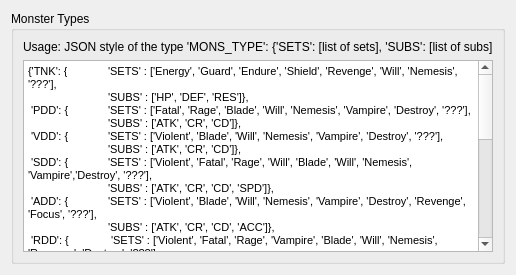
     <widget class="QWidget" name="tab_2">
      <attribute name="title">
       <string>Advanced</string>
      </attribute>
      <layout class="QGridLayout" name="gridLayout_5">
       <item row="0" column="0">
        <widget class="QGroupBox" name="groupBox">
         <property name="title">
          <string>Monster Types</string>
         </property>
         <layout class="QGridLayout" name="gridLayout">
          <item row="1" column="0">
           <widget class="QTextEdit" name="textEdit">
            <property name="html">
             <string>&lt;!DOCTYPE HTML PUBLIC &quot;-//W3C//DTD HTML 4.0//EN&quot; &quot;http://www.w3.org/TR/REC-html40/strict.dtd&quot;&gt;
&lt;html&gt;&lt;head&gt;&lt;meta name=&quot;qrichtext&quot; content=&quot;1&quot; /&gt;&lt;style type=&quot;text/css&quot;&gt;
p, li { white-space: pre-wrap; }
&lt;/style&gt;&lt;/head&gt;&lt;body style=&quot; font-family:'MS Shell Dlg 2'; font-size:8.25pt; font-weight:400; font-style:normal;&quot;&gt;
&lt;p style=&quot; margin-top:0px; margin-bottom:0px; margin-left:0px; margin-right:0px; -qt-block-indent:0; text-indent:0px;&quot;&gt;&lt;span style=&quot; background-color:#ffffff;&quot;&gt;{'TNK': {	'SETS' : ['Energy', 'Guard', 'Endure', 'Shield', 'Revenge', 'Will', 'Nemesis', '???'],&lt;/span&gt;&lt;/p&gt;
&lt;p style=&quot; margin-top:0px; margin-bottom:0px; margin-left:0px; margin-right:0px; -qt-block-indent:0; text-indent:0px;&quot;&gt;&lt;span style=&quot; background-color:#ffffff;&quot;&gt;	'SUBS' : ['HP', 'DEF', 'RES']},&lt;/span&gt;&lt;/p&gt;
&lt;p style=&quot; margin-top:0px; margin-bottom:0px; margin-left:0px; margin-right:0px; -qt-block-indent:0; text-indent:0px;&quot;&gt;&lt;span style=&quot; background-color:#ffffff;&quot;&gt; 'PDD': {    	'SETS' : ['Fatal', 'Rage', 'Blade', 'Will', 'Nemesis', 'Vampire', 'Destroy', '???'],&lt;/span&gt;&lt;/p&gt;
&lt;p style=&quot; margin-top:0px; margin-bottom:0px; margin-left:0px; margin-right:0px; -qt-block-indent:0; text-indent:0px;&quot;&gt;&lt;span style=&quot; background-color:#ffffff;&quot;&gt;	'SUBS' : ['ATK', 'CR', 'CD']},&lt;/span&gt;&lt;/p&gt;
&lt;p style=&quot; margin-top:0px; margin-bottom:0px; margin-left:0px; margin-right:0px; -qt-block-indent:0; text-indent:0px;&quot;&gt;&lt;span style=&quot; background-color:#ffffff;&quot;&gt; 'VDD': {    	'SETS' : ['Violent', 'Blade', 'Will', 'Nemesis', 'Vampire', 'Destroy', '???'],&lt;/span&gt;&lt;/p&gt;
&lt;p style=&quot; margin-top:0px; margin-bottom:0px; margin-left:0px; margin-right:0px; -qt-block-indent:0; text-indent:0px;&quot;&gt;&lt;span style=&quot; background-color:#ffffff;&quot;&gt; 	'SUBS' : ['ATK', 'CR', 'CD']},&lt;/span&gt;&lt;/p&gt;
&lt;p style=&quot; margin-top:0px; margin-bottom:0px; margin-left:0px; margin-right:0px; -qt-block-indent:0; text-indent:0px;&quot;&gt;&lt;span style=&quot; background-color:#ffffff;&quot;&gt; 'SDD': {    	'SETS' : ['Violent', 'Fatal', 'Rage', 'Will', 'Blade', 'Will', 'Nemesis', 'Vampire','Destroy', '???'],&lt;/span&gt;&lt;/p&gt;
&lt;p style=&quot; margin-top:0px; margin-bottom:0px; margin-left:0px; margin-right:0px; -qt-block-indent:0; text-indent:0px;&quot;&gt;&lt;span style=&quot; background-color:#ffffff;&quot;&gt;	'SUBS' : ['ATK', 'CR', 'CD', 'SPD']},&lt;/span&gt;&lt;/p&gt;
&lt;p style=&quot; margin-top:0px; margin-bottom:0px; margin-left:0px; margin-right:0px; -qt-block-indent:0; text-indent:0px;&quot;&gt;&lt;span style=&quot; background-color:#ffffff;&quot;&gt; 'ADD': {    	'SETS' : ['Violent', 'Blade', 'Will', 'Nemesis', 'Vampire', 'Destroy', 'Revenge', 'Focus', '???'],&lt;/span&gt;&lt;/p&gt;
&lt;p style=&quot; margin-top:0px; margin-bottom:0px; margin-left:0px; margin-right:0px; -qt-block-indent:0; text-indent:0px;&quot;&gt;&lt;span style=&quot; background-color:#ffffff;&quot;&gt;	'SUBS' : ['ATK', 'CR', 'CD', 'ACC']},&lt;/span&gt;&lt;/p&gt;
&lt;p style=&quot; margin-top:0px; margin-bottom:0px; margin-left:0px; margin-right:0px; -qt-block-indent:0; text-indent:0px;&quot;&gt;&lt;span style=&quot; background-color:#ffffff;&quot;&gt; 'RDD': {   	 'SETS' : ['Violent', 'Fatal', 'Rage', 'Vampire', 'Blade', 'Will', 'Nemesis', 'Revenge', 'Destroy', '???'],&lt;/span&gt;&lt;/p&gt;
&lt;p style=&quot; margin-top:0px; margin-bottom:0px; margin-left:0px; margin-right:0px; -qt-block-indent:0; text-indent:0px;&quot;&gt;&lt;span style=&quot; background-color:#ffffff;&quot;&gt;	'SUBS' : ['ATK', 'CR', 'CD', 'RES']},&lt;/span&gt;&lt;/p&gt;
&lt;p style=&quot; margin-top:0px; margin-bottom:0px; margin-left:0px; margin-right:0px; -qt-block-indent:0; text-indent:0px;&quot;&gt;&lt;span style=&quot; background-color:#ffffff;&quot;&gt; 'HDD': {   	 'SETS' : ['Violent', 'Fatal', 'Blade', 'Rage', 'Will', 'Nemesis', 'Vampire', 'Energy', 'Destroy', 'Shield', '???'],&lt;/span&gt;&lt;/p&gt;
&lt;p style=&quot; margin-top:0px; margin-bottom:0px; margin-left:0px; margin-right:0px; -qt-block-indent:0; text-indent:0px;&quot;&gt;&lt;span style=&quot; background-color:#ffffff;&quot;&gt;	'SUBS' : ['HP', 'CR', 'CD']},&lt;/span&gt;&lt;/p&gt;
&lt;p style=&quot; margin-top:0px; margin-bottom:0px; margin-left:0px; margin-right:0px; -qt-block-indent:0; text-indent:0px;&quot;&gt;&lt;span style=&quot; background-color:#ffffff;&quot;&gt; 'DDD': {   	 'SETS': ['Violent', 'Fatal', 'Blade', 'Rage', 'Will', 'Nemesis', 'Vampire', 'Guard', 'Destroy', '???'],&lt;/span&gt;&lt;/p&gt;
&lt;p style=&quot; margin-top:0px; margin-bottom:0px; margin-left:0px; margin-right:0px; -qt-block-indent:0; text-indent:0px;&quot;&gt;&lt;span style=&quot; background-color:#ffffff;&quot;&gt;	'SUBS': ['DEF', 'CR', 'CD']},&lt;/span&gt;&lt;/p&gt;
&lt;p style=&quot; margin-top:0px; margin-bottom:0px; margin-left:0px; margin-right:0px; -qt-block-indent:0; text-indent:0px;&quot;&gt;&lt;span style=&quot; background-color:#ffffff;&quot;&gt; 'SSP': {  	 'SETS': ['Violent', 'Swift', 'Energy', 'Will', 'Nemesis', 'Guard', 'Shield', '???'],&lt;/span&gt;&lt;/p&gt;
&lt;p style=&quot; margin-top:0px; margin-bottom:0px; margin-left:0px; margin-right:0px; -qt-block-indent:0; text-indent:0px;&quot;&gt;&lt;span style=&quot; background-color:#ffffff;&quot;&gt;	'SUBS': ['DEF', 'HP', 'SPD']},&lt;/span&gt;&lt;/p&gt;
&lt;p style=&quot; margin-top:0px; margin-bottom:0px; margin-left:0px; margin-right:0px; -qt-block-indent:0; text-indent:0px;&quot;&gt;&lt;span style=&quot; background-color:#ffffff;&quot;&gt; 'RSP': {   	 'SETS': ['Violent', 'Swift', 'Energy', 'Will', 'Nemesis', 'Guard', 'Endure', 'Shield', '???'],&lt;/span&gt;&lt;/p&gt;
&lt;p style=&quot; margin-top:0px; margin-bottom:0px; margin-left:0px; margin-right:0px; -qt-block-indent:0; text-indent:0px;&quot;&gt;&lt;span style=&quot; background-color:#ffffff;&quot;&gt; 	'SUBS': ['DEF', 'HP', 'SPD', 'RES']},&lt;/span&gt;&lt;/p&gt;
&lt;p style=&quot; margin-top:0px; margin-bottom:0px; margin-left:0px; margin-right:0px; -qt-block-indent:0; text-indent:0px;&quot;&gt;&lt;span style=&quot; background-color:#ffffff;&quot;&gt; 'SDM': {   	 'SETS': ['Swift', 'Energy', 'Will', 'Nemesis', 'Guard', 'Shield', 'Endure', 'Blade', '???'],&lt;/span&gt;&lt;/p&gt;
&lt;p style=&quot; margin-top:0px; margin-bottom:0px; margin-left:0px; margin-right:0px; -qt-block-indent:0; text-indent:0px;&quot;&gt;&lt;span style=&quot; background-color:#ffffff;&quot;&gt;	'SUBS': ['SPD']},&lt;/span&gt;&lt;/p&gt;
&lt;p style=&quot; margin-top:0px; margin-bottom:0px; margin-left:0px; margin-right:0px; -qt-block-indent:0; text-indent:0px;&quot;&gt;&lt;span style=&quot; background-color:#ffffff;&quot;&gt; 'CCT': {   	 'SETS': ['Despair', 'Energy', 'Will', 'Nemesis', 'Guard', 'Shield', 'Endure', '???'],&lt;/span&gt;&lt;/p&gt;
&lt;p style=&quot; margin-top:0px; margin-bottom:0px; margin-left:0px; margin-right:0px; -qt-block-indent:0; text-indent:0px;&quot;&gt;&lt;span style=&quot; background-color:#ffffff;&quot;&gt;	'SUBS': ['DEF', 'HP', 'SPD', 'ACC']},&lt;/span&gt;&lt;/p&gt;
&lt;p style=&quot; margin-top:0px; margin-bottom:0px; margin-left:0px; margin-right:0px; -qt-block-indent:0; text-indent:0px;&quot;&gt;&lt;span style=&quot; background-color:#ffffff;&quot;&gt; 'BMB': {   	 'SETS': ['Fatal', 'Violent', 'Energy', 'Will', 'Nemesis', 'Guard', 'Shield', 'Endure', '???'],&lt;/span&gt;&lt;/p&gt;
&lt;p style=&quot; margin-top:0px; margin-bottom:0px; margin-left:0px; margin-right:0px; -qt-block-indent:0; text-indent:0px;&quot;&gt;&lt;span style=&quot; background-color:#ffffff;&quot;&gt;	'SUBS': ['ATK', 'SPD', 'ACC']}}&lt;/span&gt;&lt;/p&gt;&lt;/body&gt;&lt;/html&gt;</string>
            </property>
           </widget>
          </item>
          <item row="0" column="0">
           <widget class="QLabel" name="label">
            <property name="text">
             <string>Usage: JSON style of the type 'MONS_TYPE': {'SETS': [list of sets], 'SUBS': [list of subs]</string>
            </property>
           </widget>
          </item>
         </layout>
        </widget>
       </item>
      </layout>
     </widget>
